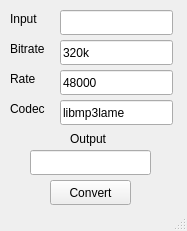
<?xml version="1.0" encoding="UTF-8"?>
<ui version="4.0">
 <class>MainWindow</class>
 <widget class="QMainWindow" name="MainWindow">
  <property name="geometry">
   <rect>
    <x>0</x>
    <y>0</y>
    <width>187</width>
    <height>231</height>
   </rect>
  </property>
  <property name="windowTitle">
   <string>MainWindow</string>
  </property>
  <widget class="QWidget" name="centralwidget">
   <widget class="QLabel" name="label">
    <property name="geometry">
     <rect>
      <x>10</x>
      <y>10</y>
      <width>54</width>
      <height>17</height>
     </rect>
    </property>
    <property name="text">
     <string>Input</string>
    </property>
   </widget>
   <widget class="QLabel" name="label_2">
    <property name="geometry">
     <rect>
      <x>10</x>
      <y>40</y>
      <width>54</width>
      <height>17</height>
     </rect>
    </property>
    <property name="text">
     <string>Bitrate</string>
    </property>
   </widget>
   <widget class="QLabel" name="label_3">
    <property name="geometry">
     <rect>
      <x>10</x>
      <y>70</y>
      <width>61</width>
      <height>17</height>
     </rect>
    </property>
    <property name="text">
     <string>Rate</string>
    </property>
   </widget>
   <widget class="QLabel" name="label_4">
    <property name="geometry">
     <rect>
      <x>10</x>
      <y>100</y>
      <width>54</width>
      <height>17</height>
     </rect>
    </property>
    <property name="text">
     <string>Codec</string>
    </property>
   </widget>
   <widget class="QLabel" name="label_5">
    <property name="geometry">
     <rect>
      <x>70</x>
      <y>130</y>
      <width>54</width>
      <height>17</height>
     </rect>
    </property>
    <property name="text">
     <string>Output</string>
    </property>
   </widget>
   <widget class="QLineEdit" name="input">
    <property name="geometry">
     <rect>
      <x>60</x>
      <y>10</y>
      <width>113</width>
      <height>25</height>
     </rect>
    </property>
   </widget>
   <widget class="QLineEdit" name="bitrate">
    <property name="geometry">
     <rect>
      <x>60</x>
      <y>40</y>
      <width>113</width>
      <height>25</height>
     </rect>
    </property>
    <property name="text">
     <string>320k</string>
    </property>
   </widget>
   <widget class="QLineEdit" name="rate">
    <property name="geometry">
     <rect>
      <x>60</x>
      <y>70</y>
      <width>113</width>
      <height>25</height>
     </rect>
    </property>
    <property name="text">
     <string>48000</string>
    </property>
   </widget>
   <widget class="QLineEdit" name="codec">
    <property name="geometry">
     <rect>
      <x>60</x>
      <y>100</y>
      <width>113</width>
      <height>25</height>
     </rect>
    </property>
    <property name="text">
     <string>libmp3lame</string>
    </property>
   </widget>
   <widget class="QLineEdit" name="output">
    <property name="geometry">
     <rect>
      <x>30</x>
      <y>150</y>
      <width>121</width>
      <height>25</height>
     </rect>
    </property>
   </widget>
   <widget class="QPushButton" name="pushButton">
    <property name="geometry">
     <rect>
      <x>50</x>
      <y>180</y>
      <width>81</width>
      <height>25</height>
     </rect>
    </property>
    <property name="text">
     <string>Convert</string>
    </property>
   </widget>
  </widget>
  <widget class="QMenuBar" name="menubar">
   <property name="geometry">
    <rect>
     <x>0</x>
     <y>0</y>
     <width>187</width>
     <height>22</height>
    </rect>
   </property>
  </widget>
  <widget class="QStatusBar" name="statusbar"/>
 </widget>
 <resources/>
 <connections/>
</ui>
